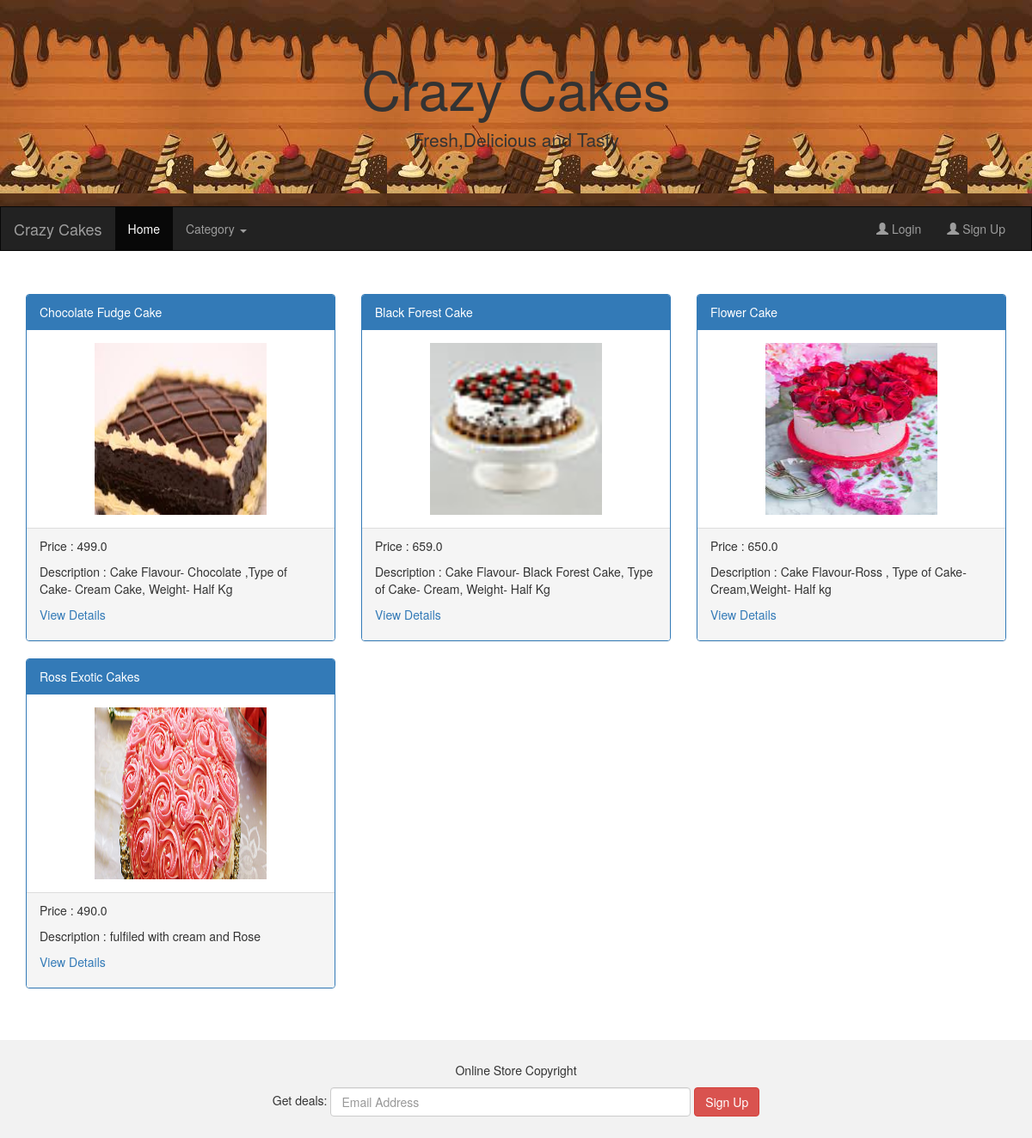
Page /ShowCakes/1 on the committed database.
### AdminApp/models.py (models this page shows)
class Cake(models.Model):
    cake_name =models.CharField(max_length=50)
    price = models.FloatField(default=350)
    description = models.CharField(max_length=100)
    imageurl = models.ImageField(upload_to ='Images',default='abc.jpg')
    category = models.ForeignKey(Category,on_delete=models.CASCADE)
    class Meta:
        db_table = 'Cake'

### UserApp/views.py (the view)
# urls.py: path('ShowCakes/<cid>',views.ShowCakes),
def ShowCakes(request,cid):
    cats = Category.objects.all()
    cat = Category.objects.get(id=cid)
    cakes = Cake.objects.filter(category=cat)
    return render(request,"master.html",{"cats":cats,"cakes":cakes})

### UserApp/templates/master.html (shortened to what this page needs)
{%load static%}
<!DOCTYPE html>
<html lang="en">
<head>
  <link rel="stylesheet" href="https://maxcdn.bootstrapcdn.com/bootstrap/3.4.1/css/bootstrap.min.css">
</head>
<body>
<div class="jumbotron">
  <div class="container text-center">
    <h1>Crazy Cakes</h1>
    <p>Fresh,Delicious and Tasty</p>
  </div>
</div>
<nav class="navbar navbar-inverse">
  <div class="container-fluid">
    <div class="navbar-header">
      {%if "uname" in request.session%}
      <a class="navbar-brand" href="#">Welcome {{request.session.uname}}</a>
      {%else%}
      <a class="navbar-brand" href="#">Crazy Cakes</a>
      {%endif%}
    </div>
    <div class="collapse navbar-collapse" id="myNavbar">
      <ul class="nav navbar-nav">
        <li class="active"><a href="/">Home</a></li>
        <li class="dropdown">
            <a class="dropdown-toggle" data-toggle="dropdown" href="#">Category
            <span class="caret"></span></a>
          </li>
      </ul>
      <ul class="nav navbar-nav navbar-right">
        {%if "uname" in request.session%}
        <li><a href="/Logout"><span class="glyphicon glyphicon-user"></span> Logout </a></li>
        <li><a href="/ShowAllCartItems"><span class="glyphicon glyphicon-shopping-cart"></span> Cart</a></li>
        {%else%}
        <li><a href="/Login"><span class="glyphicon glyphicon-user"></span> Login </a></li>
        <li><a href="/SignUp"><span class="glyphicon glyphicon-user"></span> Sign Up </a></li>
        {%endif%}
      </ul>
    </div>
  </div>
</nav>
{%block content%}
<div class="container">
  <div class="row">
    {%for cake in cakes%}
    <div class="col-sm-4">
      <div class="panel panel-primary">
        <div class="panel-heading">{{cake.cake_name}}</div>
        <div class="panel-body"><center><img src="{{cake.imageurl.url}}" class="img-responsive" style="width:200px;height:200px" alt="Image"></center></div>
        <div class="panel-footer">
          <p>Price : {{cake.price}}</p>
          <p>Description : {{cake.description}}</p>
          <p><a href="/ViewDetails/{{cake.id}}">View Details</a></p>
        </div>
      </div>
    </div>
    {%endfor%}
  </div>
</div><br><br>
{%endblock%}
<footer class="container-fluid text-center">
  <p>Online Store Copyright</p>
  <form class="form-inline">Get deals:
    <input type="email" class="form-control" size="50" placeholder="Email Address">
    <button type="button" class="btn btn-danger">Sign Up</button>
  </form>
</footer>
</body>
</html>

### rows in the picture
Cake: cake_name "Chocolate Fudge Cake", imageurl (picture), price "499.0", description "Cake Flavour- Chocolate ,Type of Cake- Cream Cake, Weight- Half Kg"
Cake: cake_name "Black Forest Cake", imageurl (picture), price "659.0", description "Cake Flavour- Black Forest Cake, Type of Cake- Cream, Weight- Half Kg"
Cake: cake_name "Flower Cake", imageurl (picture), price "650.0", description "Cake Flavour-Ross , Type of Cake- Cream,Weight- Half kg"
Cake: cake_name "Ross Exotic Cakes", imageurl (picture), price "490.0", description "fulfiled with cream and Rose"
